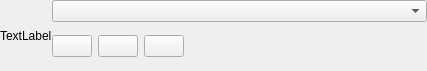
<?xml version="1.0" encoding="UTF-8"?>
<ui version="4.0">
 <class>Form</class>
 <widget class="QWidget" name="Form">
  <property name="geometry">
   <rect>
    <x>0</x>
    <y>0</y>
    <width>427</width>
    <height>71</height>
   </rect>
  </property>
  <property name="sizePolicy">
   <sizepolicy hsizetype="Preferred" vsizetype="Preferred">
    <horstretch>0</horstretch>
    <verstretch>0</verstretch>
   </sizepolicy>
  </property>
  <property name="maximumSize">
   <size>
    <width>16777215</width>
    <height>71</height>
   </size>
  </property>
  <property name="windowTitle">
   <string>Form</string>
  </property>
  <layout class="QHBoxLayout" name="horizontalLayout_2">
   <property name="spacing">
    <number>0</number>
   </property>
   <property name="leftMargin">
    <number>0</number>
   </property>
   <property name="topMargin">
    <number>0</number>
   </property>
   <property name="rightMargin">
    <number>0</number>
   </property>
   <property name="bottomMargin">
    <number>0</number>
   </property>
   <item>
    <widget class="QLabel" name="UThumbnail">
     <property name="text">
      <string>TextLabel</string>
     </property>
    </widget>
   </item>
   <item>
    <layout class="QVBoxLayout" name="verticalLayout">
     <property name="bottomMargin">
      <number>0</number>
     </property>
     <item>
      <widget class="TComboBox" name="USelector">
       <property name="sizePolicy">
        <sizepolicy hsizetype="Expanding" vsizetype="Fixed">
         <horstretch>0</horstretch>
         <verstretch>0</verstretch>
        </sizepolicy>
       </property>
       <property name="sizeAdjustPolicy">
        <enum>QComboBox::AdjustToMinimumContentsLength</enum>
       </property>
       <property name="test" stdset="0">
        <string>adqawr</string>
       </property>
       <property name="char" stdset="0">
        <char>
         <unicode>0</unicode>
        </char>
       </property>
      </widget>
     </item>
     <item>
      <widget class="QWidget" name="widget" native="true">
       <layout class="QHBoxLayout" name="horizontalLayout">
        <property name="sizeConstraint">
         <enum>QLayout::SetDefaultConstraint</enum>
        </property>
        <property name="leftMargin">
         <number>0</number>
        </property>
        <property name="topMargin">
         <number>0</number>
        </property>
        <property name="rightMargin">
         <number>0</number>
        </property>
        <property name="bottomMargin">
         <number>0</number>
        </property>
        <item>
         <widget class="MPushButton" name="UGet">
          <property name="text">
           <string/>
          </property>
         </widget>
        </item>
        <item>
         <widget class="MPushButton" name="UFind">
          <property name="text">
           <string/>
          </property>
         </widget>
        </item>
        <item>
         <widget class="MPushButton" name="UClear">
          <property name="text">
           <string/>
          </property>
         </widget>
        </item>
        <item>
         <spacer name="horizontalSpacer">
          <property name="orientation">
           <enum>Qt::Horizontal</enum>
          </property>
          <property name="sizeHint" stdset="0">
           <size>
            <width>40</width>
            <height>20</height>
           </size>
          </property>
         </spacer>
        </item>
       </layout>
      </widget>
     </item>
    </layout>
   </item>
  </layout>
  <action name="actionTest">
   <property name="text">
    <string>test</string>
   </property>
  </action>
 </widget>
 <customwidgets>
  <customwidget>
   <class>MPushButton</class>
   <extends>QPushButton</extends>
   <header>dayu_widgets/push_button.h</header>
  </customwidget>
  <customwidget>
   <class>TComboBox</class>
   <extends>QComboBox</extends>
   <header>ue_util.h</header>
  </customwidget>
 </customwidgets>
 <resources/>
 <connections/>
</ui>
